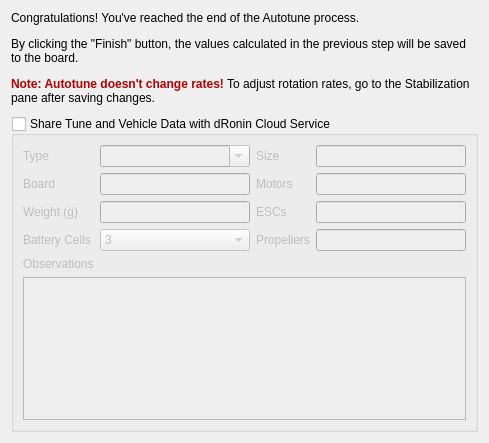
<?xml version="1.0" encoding="UTF-8"?>
<ui version="4.0">
 <class>AutotuneFinalPage</class>
 <widget class="QWidget" name="AutotuneFinalPage">
  <property name="geometry">
   <rect>
    <x>0</x>
    <y>0</y>
    <width>489</width>
    <height>443</height>
   </rect>
  </property>
  <property name="windowTitle">
   <string>Share Autotune Results</string>
  </property>
  <layout class="QVBoxLayout" name="mainLayout">
   <item>
    <widget class="QLabel" name="lblCongrats">
     <property name="text">
      <string>&lt;html&gt;&lt;head/&gt;&lt;body&gt;&lt;p&gt;Congratulations! You've reached the end of the Autotune process.&lt;/p&gt;&lt;p&gt;By clicking the &amp;quot;Finish&amp;quot; button, the values calculated in the previous step will be saved to the board.&lt;/p&gt;&lt;p&gt;&lt;span style=&quot; font-weight:600; color:#b40000;&quot;&gt;Note: Autotune doesn't change rates!&lt;/span&gt;&lt;span style=&quot; color:#000000;&quot;&gt; To adjust rotation rates, go to the Stabilization pane after saving changes.&lt;/span&gt;&lt;/p&gt;&lt;/body&gt;&lt;/html&gt;</string>
     </property>
     <property name="wordWrap">
      <bool>true</bool>
     </property>
    </widget>
   </item>
   <item>
    <spacer name="verticalSpacer">
     <property name="orientation">
      <enum>Qt::Vertical</enum>
     </property>
     <property name="sizeType">
      <enum>QSizePolicy::MinimumExpanding</enum>
     </property>
     <property name="sizeHint" stdset="0">
      <size>
       <width>20</width>
       <height>5</height>
      </size>
     </property>
    </spacer>
   </item>
   <item>
    <widget class="QGroupBox" name="shareBox">
     <property name="title">
      <string>Share Tune and Vehicle Data with dRonin Cloud Service</string>
     </property>
     <property name="checkable">
      <bool>true</bool>
     </property>
     <property name="checked">
      <bool>false</bool>
     </property>
     <layout class="QGridLayout" name="gridLayout_2">
      <item row="1" column="2">
       <widget class="QLabel" name="lblMotors">
        <property name="text">
         <string>Motors</string>
        </property>
       </widget>
      </item>
      <item row="0" column="3">
       <widget class="QLineEdit" name="acVehicleSize">
        <property name="toolTip">
         <string>&lt;html&gt;&lt;head/&gt;&lt;body&gt;&lt;p&gt;For &lt;span style=&quot; font-weight:600;&quot;&gt;multirotors&lt;/span&gt;: the spacing between motors in millimeters, e.g. 250 mm for a 250 class.&lt;/p&gt;&lt;/body&gt;&lt;/html&gt;</string>
        </property>
        <property name="inputMask">
         <string notr="true">0000</string>
        </property>
       </widget>
      </item>
      <item row="2" column="2">
       <widget class="QLabel" name="lblEscs">
        <property name="text">
         <string>ESCs</string>
        </property>
       </widget>
      </item>
      <item row="3" column="2">
       <widget class="QLabel" name="lblProps">
        <property name="text">
         <string>Propellers</string>
        </property>
       </widget>
      </item>
      <item row="3" column="0">
       <widget class="QLabel" name="lblBatteryCells">
        <property name="text">
         <string>Battery Cells</string>
        </property>
       </widget>
      </item>
      <item row="0" column="1">
       <widget class="QComboBox" name="acType">
        <property name="sizePolicy">
         <sizepolicy hsizetype="Ignored" vsizetype="Fixed">
          <horstretch>0</horstretch>
          <verstretch>0</verstretch>
         </sizepolicy>
        </property>
        <property name="minimumSize">
         <size>
          <width>0</width>
          <height>0</height>
         </size>
        </property>
        <property name="toolTip">
         <string>&lt;html&gt;&lt;head/&gt;&lt;body&gt;&lt;p&gt;The vehicle type, e.g. QuadX. Auto-filled if a board is connected.&lt;/p&gt;&lt;/body&gt;&lt;/html&gt;</string>
        </property>
        <property name="editable">
         <bool>true</bool>
        </property>
       </widget>
      </item>
      <item row="2" column="0">
       <widget class="QLabel" name="lblWeight">
        <property name="text">
         <string>Weight (g)</string>
        </property>
       </widget>
      </item>
      <item row="1" column="1">
       <widget class="QLineEdit" name="acBoard">
        <property name="toolTip">
         <string>&lt;html&gt;&lt;head/&gt;&lt;body&gt;&lt;p&gt;The flight controller board used. Auto-filled if a board is connected.&lt;/p&gt;&lt;/body&gt;&lt;/html&gt;</string>
        </property>
        <property name="maxLength">
         <number>64</number>
        </property>
       </widget>
      </item>
      <item row="1" column="0">
       <widget class="QLabel" name="lblBoard">
        <property name="text">
         <string>Board</string>
        </property>
       </widget>
      </item>
      <item row="0" column="2">
       <widget class="QLabel" name="lblVehicleSize">
        <property name="text">
         <string>Size</string>
        </property>
       </widget>
      </item>
      <item row="0" column="0">
       <widget class="QLabel" name="lblType">
        <property name="text">
         <string>Type</string>
        </property>
       </widget>
      </item>
      <item row="3" column="3">
       <widget class="QLineEdit" name="acProps">
        <property name="maxLength">
         <number>64</number>
        </property>
       </widget>
      </item>
      <item row="2" column="3">
       <widget class="QLineEdit" name="acEscs">
        <property name="toolTip">
         <string>&lt;html&gt;&lt;head/&gt;&lt;body&gt;&lt;p&gt;The brand and type of speed controller.&lt;/p&gt;&lt;/body&gt;&lt;/html&gt;</string>
        </property>
        <property name="maxLength">
         <number>64</number>
        </property>
       </widget>
      </item>
      <item row="3" column="1">
       <widget class="QComboBox" name="acBatteryCells">
        <property name="toolTip">
         <string>&lt;html&gt;&lt;head/&gt;&lt;body&gt;&lt;p&gt;The number of LiPo cells, e.g. 3S.&lt;/p&gt;&lt;/body&gt;&lt;/html&gt;</string>
        </property>
        <property name="currentText">
         <string>3</string>
        </property>
        <property name="currentIndex">
         <number>2</number>
        </property>
        <item>
         <property name="text">
          <string>1</string>
         </property>
        </item>
        <item>
         <property name="text">
          <string>2</string>
         </property>
        </item>
        <item>
         <property name="text">
          <string>3</string>
         </property>
        </item>
        <item>
         <property name="text">
          <string>4</string>
         </property>
        </item>
        <item>
         <property name="text">
          <string>5</string>
         </property>
        </item>
        <item>
         <property name="text">
          <string>6</string>
         </property>
        </item>
       </widget>
      </item>
      <item row="4" column="0">
       <widget class="QLabel" name="lblObservations">
        <property name="text">
         <string>Observations</string>
        </property>
       </widget>
      </item>
      <item row="2" column="1">
       <widget class="QLineEdit" name="acWeight">
        <property name="toolTip">
         <string>&lt;html&gt;&lt;head/&gt;&lt;body&gt;&lt;p&gt;All up weight of your vehicle. This should be as flown during the autotune session, including batteries, cameras etc.&lt;/p&gt;&lt;/body&gt;&lt;/html&gt;</string>
        </property>
        <property name="inputMask">
         <string notr="true">00000</string>
        </property>
       </widget>
      </item>
      <item row="1" column="3">
       <widget class="QLineEdit" name="acMotors">
        <property name="toolTip">
         <string>&lt;html&gt;&lt;head/&gt;&lt;body&gt;&lt;p&gt;The brand and model of motor.&lt;/p&gt;&lt;/body&gt;&lt;/html&gt;</string>
        </property>
        <property name="maxLength">
         <number>64</number>
        </property>
       </widget>
      </item>
      <item row="5" column="0" colspan="4">
       <widget class="QTextEdit" name="teObservations">
        <property name="toolTip">
         <string>&lt;html&gt;&lt;head/&gt;&lt;body&gt;&lt;p&gt;Any observations you made during the tune (e.g. weather conditions if windy), and about the performance of the resulting tune.&lt;/p&gt;&lt;/body&gt;&lt;/html&gt;</string>
        </property>
        <property name="acceptRichText">
         <bool>false</bool>
        </property>
       </widget>
      </item>
     </layout>
    </widget>
   </item>
  </layout>
 </widget>
 <tabstops>
  <tabstop>shareBox</tabstop>
  <tabstop>acType</tabstop>
  <tabstop>acBoard</tabstop>
  <tabstop>acWeight</tabstop>
  <tabstop>acBatteryCells</tabstop>
  <tabstop>acVehicleSize</tabstop>
  <tabstop>acMotors</tabstop>
  <tabstop>acEscs</tabstop>
  <tabstop>acProps</tabstop>
  <tabstop>teObservations</tabstop>
 </tabstops>
 <resources>
  <include location="configgadget.qrc"/>
 </resources>
 <connections/>
</ui>
